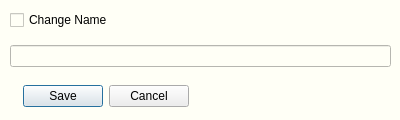
<?xml version="1.0" encoding="UTF-8"?>
<ui version="4.0">
 <class>savelist</class>
 <widget class="QDialog" name="savelist">
  <property name="geometry">
   <rect>
    <x>0</x>
    <y>0</y>
    <width>400</width>
    <height>120</height>
   </rect>
  </property>
  <property name="windowTitle">
   <string>Save current Album</string>
  </property>
  <property name="windowIcon">
   <iconset>
    <normaloff>../IMG/icon.ico</normaloff>../IMG/icon.ico</iconset>
  </property>
  <property name="layoutDirection">
   <enum>Qt::LeftToRight</enum>
  </property>
  <property name="styleSheet">
   <string notr="true">background-color: rgb(255, 255, 246)</string>
  </property>
  <widget class="QDialogButtonBox" name="ok">
   <property name="geometry">
    <rect>
     <x>10</x>
     <y>80</y>
     <width>191</width>
     <height>32</height>
    </rect>
   </property>
   <property name="layoutDirection">
    <enum>Qt::LeftToRight</enum>
   </property>
   <property name="styleSheet">
    <string notr="true">background-color: rgb(238, 238, 238);</string>
   </property>
   <property name="orientation">
    <enum>Qt::Horizontal</enum>
   </property>
   <property name="standardButtons">
    <set>QDialogButtonBox::Cancel|QDialogButtonBox::Save</set>
   </property>
   <property name="centerButtons">
    <bool>true</bool>
   </property>
  </widget>
  <widget class="QCheckBox" name="ch_name">
   <property name="geometry">
    <rect>
     <x>10</x>
     <y>10</y>
     <width>111</width>
     <height>20</height>
    </rect>
   </property>
   <property name="text">
    <string>Change Name</string>
   </property>
   <property name="checkable">
    <bool>true</bool>
   </property>
   <property name="checked">
    <bool>false</bool>
   </property>
  </widget>
  <widget class="QLineEdit" name="name">
   <property name="geometry">
    <rect>
     <x>10</x>
     <y>45</y>
     <width>381</width>
     <height>22</height>
    </rect>
   </property>
  </widget>
 </widget>
 <resources/>
 <connections>
  <connection>
   <sender>ok</sender>
   <signal>accepted()</signal>
   <receiver>savelist</receiver>
   <slot>accept()</slot>
   <hints>
    <hint type="sourcelabel">
     <x>248</x>
     <y>254</y>
    </hint>
    <hint type="destinationlabel">
     <x>157</x>
     <y>274</y>
    </hint>
   </hints>
  </connection>
  <connection>
   <sender>ok</sender>
   <signal>rejected()</signal>
   <receiver>savelist</receiver>
   <slot>reject()</slot>
   <hints>
    <hint type="sourcelabel">
     <x>316</x>
     <y>260</y>
    </hint>
    <hint type="destinationlabel">
     <x>286</x>
     <y>274</y>
    </hint>
   </hints>
  </connection>
 </connections>
</ui>
